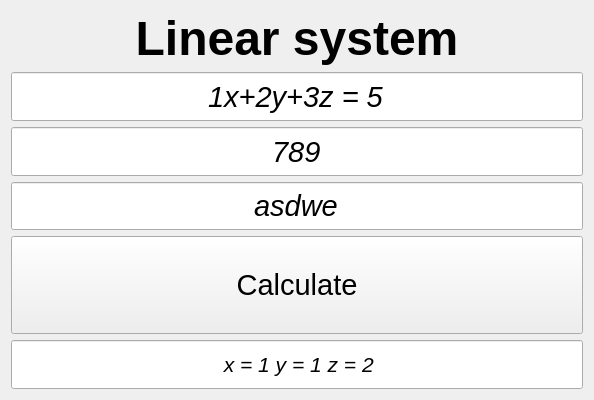
<?xml version="1.0" encoding="UTF-8"?>
<ui version="4.0">
 <class>Form</class>
 <widget class="QWidget" name="Form">
  <property name="geometry">
   <rect>
    <x>0</x>
    <y>0</y>
    <width>594</width>
    <height>400</height>
   </rect>
  </property>
  <property name="windowTitle">
   <string>Form</string>
  </property>
  <layout class="QVBoxLayout" name="verticalLayout">
   <item>
    <widget class="QLabel" name="label">
     <property name="sizePolicy">
      <sizepolicy hsizetype="Preferred" vsizetype="Preferred">
       <horstretch>0</horstretch>
       <verstretch>1</verstretch>
      </sizepolicy>
     </property>
     <property name="font">
      <font>
       <pointsize>36</pointsize>
       <weight>75</weight>
       <italic>false</italic>
       <bold>true</bold>
      </font>
     </property>
     <property name="text">
      <string>Linear system</string>
     </property>
     <property name="alignment">
      <set>Qt::AlignCenter</set>
     </property>
    </widget>
   </item>
   <item>
    <widget class="QLineEdit" name="lineEdit">
     <property name="sizePolicy">
      <sizepolicy hsizetype="Expanding" vsizetype="Expanding">
       <horstretch>0</horstretch>
       <verstretch>1</verstretch>
      </sizepolicy>
     </property>
     <property name="font">
      <font>
       <pointsize>22</pointsize>
       <italic>true</italic>
      </font>
     </property>
     <property name="text">
      <string>1x+2y+3z = 5</string>
     </property>
     <property name="alignment">
      <set>Qt::AlignCenter</set>
     </property>
    </widget>
   </item>
   <item>
    <widget class="QLineEdit" name="lineEdit_2">
     <property name="sizePolicy">
      <sizepolicy hsizetype="Expanding" vsizetype="Expanding">
       <horstretch>0</horstretch>
       <verstretch>1</verstretch>
      </sizepolicy>
     </property>
     <property name="font">
      <font>
       <pointsize>22</pointsize>
       <italic>true</italic>
      </font>
     </property>
     <property name="text">
      <string>789</string>
     </property>
     <property name="alignment">
      <set>Qt::AlignCenter</set>
     </property>
    </widget>
   </item>
   <item>
    <widget class="QLineEdit" name="lineEdit_3">
     <property name="sizePolicy">
      <sizepolicy hsizetype="Expanding" vsizetype="Expanding">
       <horstretch>0</horstretch>
       <verstretch>1</verstretch>
      </sizepolicy>
     </property>
     <property name="font">
      <font>
       <pointsize>22</pointsize>
       <italic>true</italic>
      </font>
     </property>
     <property name="text">
      <string>asdwe</string>
     </property>
     <property name="alignment">
      <set>Qt::AlignCenter</set>
     </property>
    </widget>
   </item>
   <item>
    <widget class="QPushButton" name="pushButton">
     <property name="sizePolicy">
      <sizepolicy hsizetype="Expanding" vsizetype="Expanding">
       <horstretch>0</horstretch>
       <verstretch>2</verstretch>
      </sizepolicy>
     </property>
     <property name="baseSize">
      <size>
       <width>0</width>
       <height>0</height>
      </size>
     </property>
     <property name="font">
      <font>
       <pointsize>22</pointsize>
       <weight>50</weight>
       <italic>false</italic>
       <bold>false</bold>
      </font>
     </property>
     <property name="text">
      <string>Calculate</string>
     </property>
     <property name="checkable">
      <bool>false</bool>
     </property>
    </widget>
   </item>
   <item>
    <widget class="QLineEdit" name="lineEdit_4">
     <property name="sizePolicy">
      <sizepolicy hsizetype="Expanding" vsizetype="Expanding">
       <horstretch>0</horstretch>
       <verstretch>1</verstretch>
      </sizepolicy>
     </property>
     <property name="font">
      <font>
       <pointsize>16</pointsize>
       <italic>true</italic>
      </font>
     </property>
     <property name="text">
      <string> x = 1 y = 1 z = 2</string>
     </property>
     <property name="alignment">
      <set>Qt::AlignCenter</set>
     </property>
    </widget>
   </item>
  </layout>
 </widget>
 <resources/>
 <connections/>
</ui>
